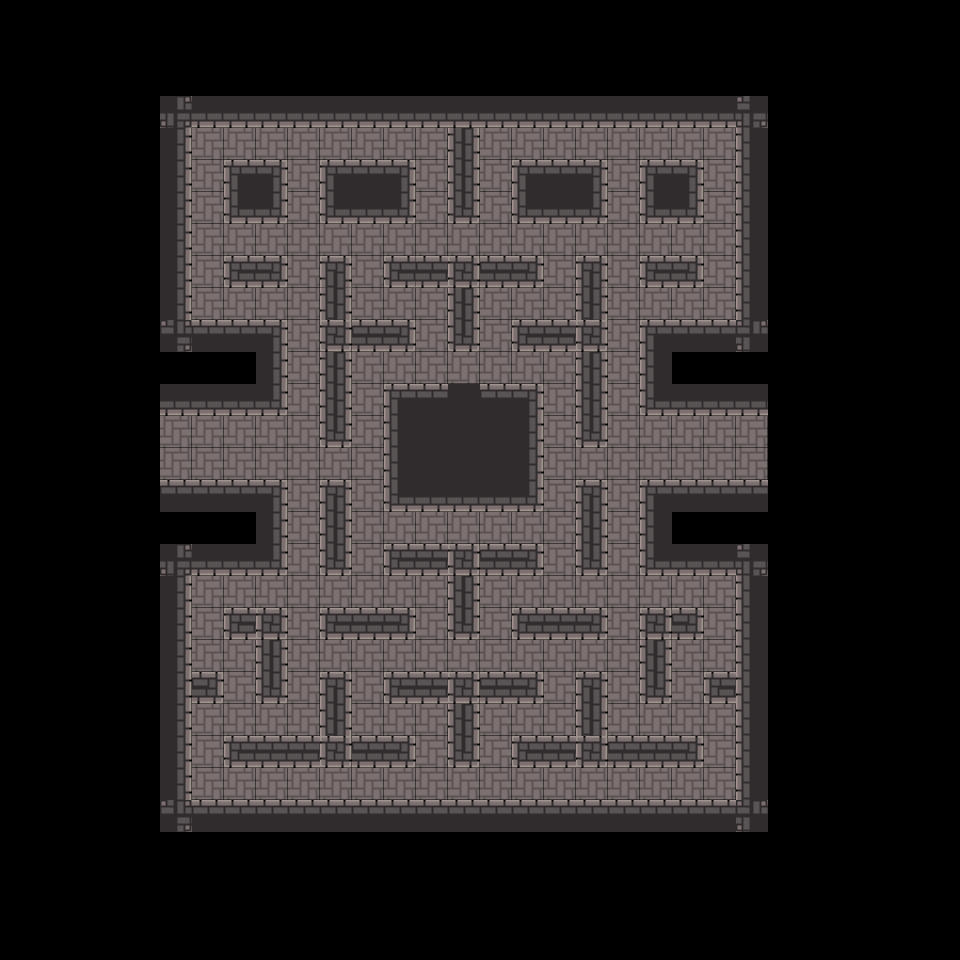

A 2D game scene composited from a Tiled map and its tileset images. What follows is a short description and the map's XML, with every tile layer's data as written:
An orthogonal 30x30 tile map with 32x32 px tiles, 2 tile layers (walkable, collidable), 1 hidden layer not drawn and 16 objects.

<map version="1.9" tiledversion="1.9.2" orientation="orthogonal" renderorder="right-down" width="30" height="30" tilewidth="32" tileheight="32" infinite="0" nextlayerid="8" nextobjectid="17">
 <tileset firstgid="1" source="map_tilesheet.tsx" />
 <layer id="1" name="walkable" width="30" height="30">
  <properties>
   <property name="cost" type="int" value="0" />
  </properties>
  <data encoding="csv">
0,0,0,0,0,0,0,0,0,0,0,0,0,0,0,0,0,0,0,0,0,0,0,0,0,0,0,0,0,0,
0,0,0,0,0,0,0,0,0,0,0,0,0,0,0,0,0,0,0,0,0,0,0,0,0,0,0,0,0,0,
0,0,0,0,0,0,0,0,0,0,0,0,0,0,0,0,0,0,0,0,0,0,0,0,0,0,0,0,0,0,
0,0,0,0,0,0,0,0,0,0,0,0,0,0,0,0,0,0,0,0,0,0,0,0,0,0,0,0,0,0,
0,0,0,0,0,0,73,73,73,73,73,73,73,73,0,73,73,73,73,73,73,73,73,0,0,0,0,0,0,0,
0,0,0,0,0,0,73,0,0,73,0,0,0,73,0,73,0,0,0,73,0,0,73,0,0,0,0,0,0,0,
0,0,0,0,0,0,73,0,0,73,0,0,0,73,0,73,0,0,0,73,0,0,73,0,0,0,0,0,0,0,
0,0,0,0,0,0,73,73,73,73,73,73,73,73,73,73,73,73,73,73,73,73,73,0,0,0,0,0,0,0,
0,0,0,0,0,0,73,0,0,73,0,73,0,0,0,0,0,73,0,73,0,0,73,0,0,0,0,0,0,0,
0,0,0,0,0,0,73,73,73,73,0,73,73,73,0,73,73,73,0,73,73,73,73,0,0,0,0,0,0,0,
0,0,0,0,0,0,0,0,0,73,0,0,0,73,0,73,0,0,0,73,0,0,0,0,0,0,0,0,0,0,
0,0,0,0,0,0,0,0,0,73,0,73,73,73,73,73,73,73,0,73,0,0,0,0,0,0,0,0,0,0,
0,0,0,0,0,0,0,0,0,73,0,73,0,0,14,0,0,73,0,73,0,0,0,0,0,0,0,0,0,0,
0,0,0,0,0,73,73,73,73,73,0,73,0,14,14,14,0,73,0,73,73,73,73,73,0,0,0,0,0,0,
0,0,0,0,0,73,73,73,73,73,73,73,0,14,14,14,0,73,73,73,73,73,73,73,0,0,0,0,0,0,
0,0,0,0,0,0,0,0,0,73,0,73,0,0,0,0,0,73,0,73,0,0,0,0,0,0,0,0,0,0,
0,0,0,0,0,0,0,0,0,73,0,73,73,73,73,73,73,73,0,73,0,0,0,0,0,0,0,0,0,0,
0,0,0,0,0,0,0,0,0,73,0,73,0,0,0,0,0,73,0,73,0,0,0,0,0,0,0,0,0,0,
0,0,0,0,0,0,73,73,73,73,73,73,73,73,0,73,73,73,73,73,73,73,73,0,0,0,0,0,0,0,
0,0,0,0,0,0,73,0,0,73,0,0,0,73,0,73,0,0,0,73,0,0,73,0,0,0,0,0,0,0,
0,0,0,0,0,0,73,73,0,73,73,73,73,73,73,73,73,73,73,73,0,73,73,0,0,0,0,0,0,0,
0,0,0,0,0,0,0,73,0,73,0,73,0,0,0,0,0,73,0,73,0,73,0,0,0,0,0,0,0,0,
0,0,0,0,0,0,73,73,73,73,0,73,73,73,0,73,73,73,0,73,73,73,73,0,0,0,0,0,0,0,
0,0,0,0,0,0,73,0,0,0,0,0,0,73,0,73,0,0,0,0,0,0,73,0,0,0,0,0,0,0,
0,0,0,0,0,0,73,73,73,73,73,73,73,73,73,73,73,73,73,73,73,73,73,0,0,0,0,0,0,0,
0,0,0,0,0,0,0,0,0,0,0,0,0,0,0,0,0,0,0,0,0,0,0,0,0,0,0,0,0,0,
0,0,0,0,0,0,0,0,0,0,0,0,0,0,0,0,0,0,0,0,0,0,0,0,0,0,0,0,0,0,
0,0,0,0,0,0,0,0,0,0,0,0,0,0,0,0,0,0,0,0,0,0,0,0,0,0,0,0,0,0,
0,0,0,0,0,0,0,0,0,0,0,0,0,0,0,0,0,0,0,0,0,0,0,0,0,0,0,0,0,0,
0,0,0,0,0,0,0,0,0,0,0,0,0,0,0,0,0,0,0,0,0,0,0,0,0,0,0,0,0,0
</data>
 </layer>
 <layer id="3" name="ghost_spawn" width="30" height="30" visible="0">
  <properties>
   <property name="cost" type="int" value="5" />
  </properties>
  <data encoding="csv">
0,0,0,0,0,0,0,0,0,0,0,0,0,0,0,0,0,0,0,0,0,0,0,0,0,0,0,0,0,0,
0,0,0,0,0,0,0,0,0,0,0,0,0,0,0,0,0,0,0,0,0,0,0,0,0,0,0,0,0,0,
0,0,0,0,0,0,0,0,0,0,0,0,0,0,0,0,0,0,0,0,0,0,0,0,0,0,0,0,0,0,
0,0,0,0,0,0,0,0,0,0,0,0,0,0,0,0,0,0,0,0,0,0,0,0,0,0,0,0,0,0,
0,0,0,0,0,0,0,0,0,0,0,0,0,0,0,0,0,0,0,0,0,0,0,0,0,0,0,0,0,0,
0,0,0,0,0,0,0,0,0,0,0,0,0,0,0,0,0,0,0,0,0,0,0,0,0,0,0,0,0,0,
0,0,0,0,0,0,0,0,0,0,0,0,0,0,0,0,0,0,0,0,0,0,0,0,0,0,0,0,0,0,
0,0,0,0,0,0,0,0,0,0,0,0,0,0,0,0,0,0,0,0,0,0,0,0,0,0,0,0,0,0,
0,0,0,0,0,0,0,0,0,0,0,0,0,0,0,0,0,0,0,0,0,0,0,0,0,0,0,0,0,0,
0,0,0,0,0,0,0,0,0,0,0,0,0,0,0,0,0,0,0,0,0,0,0,0,0,0,0,0,0,0,
0,0,0,0,0,0,0,0,0,0,0,0,0,0,0,0,0,0,0,0,0,0,0,0,0,0,0,0,0,0,
0,0,0,0,0,0,0,0,0,0,0,0,0,0,0,0,0,0,0,0,0,0,0,0,0,0,0,0,0,0,
0,0,0,0,0,0,0,0,0,0,0,0,0,0,14,0,0,0,0,0,0,0,0,0,0,0,0,0,0,0,
0,0,0,0,0,0,0,0,0,0,0,0,0,14,14,14,0,0,0,0,0,0,0,0,0,0,0,0,0,0,
0,0,0,0,0,0,0,0,0,0,0,0,0,14,14,14,0,0,0,0,0,0,0,0,0,0,0,0,0,0,
0,0,0,0,0,0,0,0,0,0,0,0,0,0,0,0,0,0,0,0,0,0,0,0,0,0,0,0,0,0,
0,0,0,0,0,0,0,0,0,0,0,0,0,0,0,0,0,0,0,0,0,0,0,0,0,0,0,0,0,0,
0,0,0,0,0,0,0,0,0,0,0,0,0,0,0,0,0,0,0,0,0,0,0,0,0,0,0,0,0,0,
0,0,0,0,0,0,0,0,0,0,0,0,0,0,0,0,0,0,0,0,0,0,0,0,0,0,0,0,0,0,
0,0,0,0,0,0,0,0,0,0,0,0,0,0,0,0,0,0,0,0,0,0,0,0,0,0,0,0,0,0,
0,0,0,0,0,0,0,0,0,0,0,0,0,0,0,0,0,0,0,0,0,0,0,0,0,0,0,0,0,0,
0,0,0,0,0,0,0,0,0,0,0,0,0,0,0,0,0,0,0,0,0,0,0,0,0,0,0,0,0,0,
0,0,0,0,0,0,0,0,0,0,0,0,0,0,0,0,0,0,0,0,0,0,0,0,0,0,0,0,0,0,
0,0,0,0,0,0,0,0,0,0,0,0,0,0,0,0,0,0,0,0,0,0,0,0,0,0,0,0,0,0,
0,0,0,0,0,0,0,0,0,0,0,0,0,0,0,0,0,0,0,0,0,0,0,0,0,0,0,0,0,0,
0,0,0,0,0,0,0,0,0,0,0,0,0,0,0,0,0,0,0,0,0,0,0,0,0,0,0,0,0,0,
0,0,0,0,0,0,0,0,0,0,0,0,0,0,0,0,0,0,0,0,0,0,0,0,0,0,0,0,0,0,
0,0,0,0,0,0,0,0,0,0,0,0,0,0,0,0,0,0,0,0,0,0,0,0,0,0,0,0,0,0,
0,0,0,0,0,0,0,0,0,0,0,0,0,0,0,0,0,0,0,0,0,0,0,0,0,0,0,0,0,0,
0,0,0,0,0,0,0,0,0,0,0,0,0,0,0,0,0,0,0,0,0,0,0,0,0,0,0,0,0,0
</data>
 </layer>
 <layer id="2" name="collidable" width="30" height="30">
  <properties>
   <property name="cost" type="int" value="10" />
  </properties>
  <data encoding="csv">
0,0,0,0,0,0,0,0,0,0,0,0,0,0,0,0,0,0,0,0,0,0,0,0,0,0,0,0,0,0,
0,0,0,0,0,0,0,0,0,0,0,0,0,0,0,0,0,0,0,0,0,0,0,0,0,0,0,0,0,0,
0,0,0,0,0,0,0,0,0,0,0,0,0,0,0,0,0,0,0,0,0,0,0,0,0,0,0,0,0,0,
0,0,0,0,0,47,26,26,26,26,26,26,26,26,26,26,26,26,26,26,26,26,26,45,0,0,0,0,0,0,
0,0,0,0,0,15,0,0,0,0,0,0,0,0,17,0,0,0,0,0,0,0,0,13,0,0,0,0,0,0,
0,0,0,0,0,15,0,1,3,0,1,2,3,0,17,0,1,2,3,0,1,3,0,13,0,0,0,0,0,0,
0,0,0,0,0,15,0,25,27,0,25,26,27,0,29,0,25,26,27,0,25,27,0,13,0,0,0,0,0,0,
0,0,0,0,0,15,0,0,0,0,0,0,0,0,0,0,0,0,0,0,0,0,0,13,0,0,0,0,0,0,
0,0,0,0,0,15,0,49,51,0,67,0,78,50,53,50,80,0,67,0,49,51,0,13,0,0,0,0,0,0,
0,0,0,0,0,15,0,0,0,0,17,0,0,0,17,0,0,0,17,0,0,0,0,13,0,0,0,0,0,0,
0,0,0,0,0,23,2,2,3,0,53,50,51,0,29,0,49,50,53,0,1,2,2,21,0,0,0,0,0,0,
0,0,0,0,0,0,0,0,15,0,17,0,0,0,0,0,0,0,17,0,13,0,0,0,0,0,0,0,0,0,
0,0,0,0,0,26,26,26,27,0,17,0,1,2,0,2,3,0,17,0,25,26,26,26,0,0,0,0,0,0,
0,0,0,0,0,0,0,0,0,0,29,0,13,0,0,0,15,0,29,0,0,0,0,0,0,0,0,0,0,0,
0,0,0,0,0,0,0,0,0,0,0,0,13,0,0,0,15,0,0,0,0,0,0,0,0,0,0,0,0,0,
0,0,0,0,0,2,2,2,3,0,5,0,25,26,26,26,27,0,5,0,1,2,2,2,0,0,0,0,0,0,
0,0,0,0,0,0,0,0,15,0,17,0,0,0,0,0,0,0,17,0,13,0,0,0,0,0,0,0,0,0,
0,0,0,0,0,47,26,26,27,0,29,0,49,50,53,50,51,0,29,0,25,26,26,45,0,0,0,0,0,0,
0,0,0,0,0,15,0,0,0,0,0,0,0,0,17,0,0,0,0,0,0,0,0,13,0,0,0,0,0,0,
0,0,0,0,0,15,0,49,53,0,49,50,51,0,29,0,49,50,51,0,53,51,0,13,0,0,0,0,0,0,
0,0,0,0,0,15,0,0,17,0,0,0,0,0,0,0,0,0,0,0,17,0,0,13,0,0,0,0,0,0,
0,0,0,0,0,15,51,0,29,0,5,0,49,50,53,50,51,0,5,0,29,0,49,13,0,0,0,0,0,0,
0,0,0,0,0,15,0,0,0,0,17,0,0,0,17,0,0,0,17,0,0,0,0,13,0,0,0,0,0,0,
0,0,0,0,0,15,0,49,50,50,53,50,51,0,29,0,49,50,53,50,50,51,0,13,0,0,0,0,0,0,
0,0,0,0,0,15,0,0,0,0,0,0,0,0,0,0,0,0,0,0,0,0,0,13,0,0,0,0,0,0,
0,0,0,0,0,23,2,2,2,2,2,2,2,2,2,2,2,2,2,2,2,2,2,21,0,0,0,0,0,0,
0,0,0,0,0,0,0,0,0,0,0,0,0,0,0,0,0,0,0,0,0,0,0,0,0,0,0,0,0,0,
0,0,0,0,0,0,0,0,0,0,0,0,0,0,0,0,0,0,0,0,0,0,0,0,0,0,0,0,0,0,
0,0,0,0,0,0,0,0,0,0,0,0,0,0,0,0,0,0,0,0,0,0,0,0,0,0,0,0,0,0,
0,0,0,0,0,0,0,0,0,0,0,0,0,0,0,0,0,0,0,0,0,0,0,0,0,0,0,0,0,0
</data>
 </layer>
 <objectgroup id="5" name="ghosts">
  <object id="2" x="430.773" y="435.393">
   <point />
  </object>
  <object id="3" x="464.265" y="434.237">
   <point />
  </object>
  <object id="4" x="497.756" y="431.928">
   <point />
  </object>
 </objectgroup>
 <objectgroup id="6" name="player_spawn">
  <object id="1" x="463.109" y="658.286">
   <point />
  </object>
 </objectgroup>
 <objectgroup id="7" name="scatter_points">
  <object id="5" x="208.995" y="144.689">
   <point />
  </object>
  <object id="6" x="722.297" y="137.799">
   <point />
  </object>
  <object id="7" x="721.148" y="776.268">
   <point />
  </object>
  <object id="8" x="207.847" y="773.971">
   <point />
  </object>
  <object id="9" x="338.756" y="460.478">
   <point />
  </object>
  <object id="10" x="723.445" y="305.455">
   <point />
  </object>
  <object id="11" x="206.699" y="304.306">
   <point />
  </object>
  <object id="12" x="368.612" y="296.268">
   <point />
  </object>
  <object id="13" x="629.282" y="237.703">
   <point />
  </object>
  <object id="14" x="242.297" y="654.545">
   <point />
  </object>
  <object id="15" x="497.225" y="717.703">
   <point />
  </object>
  <object id="16" x="754.45" y="461.627">
   <point />
  </object>
 </objectgroup>
</map>